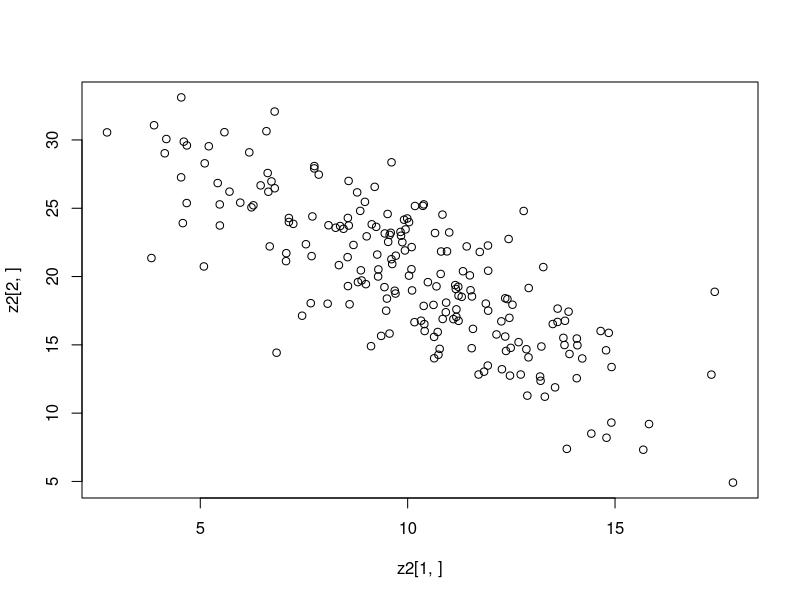
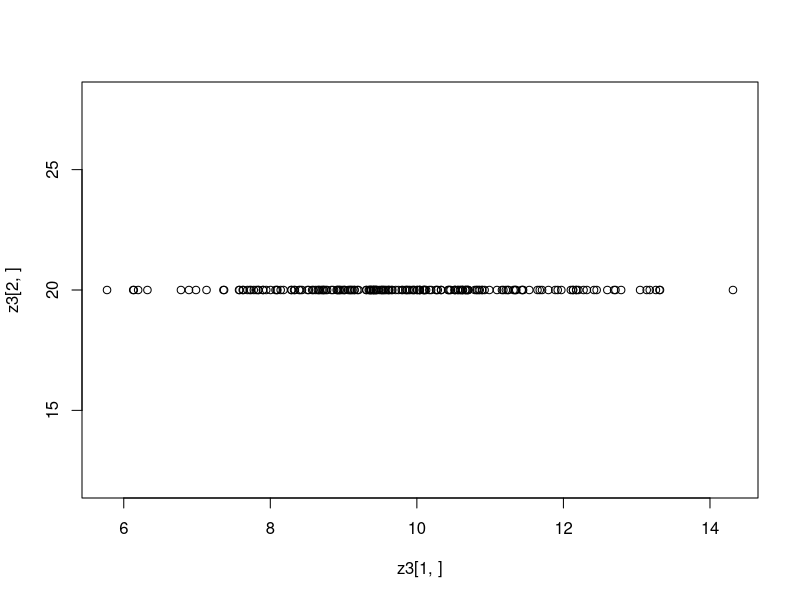
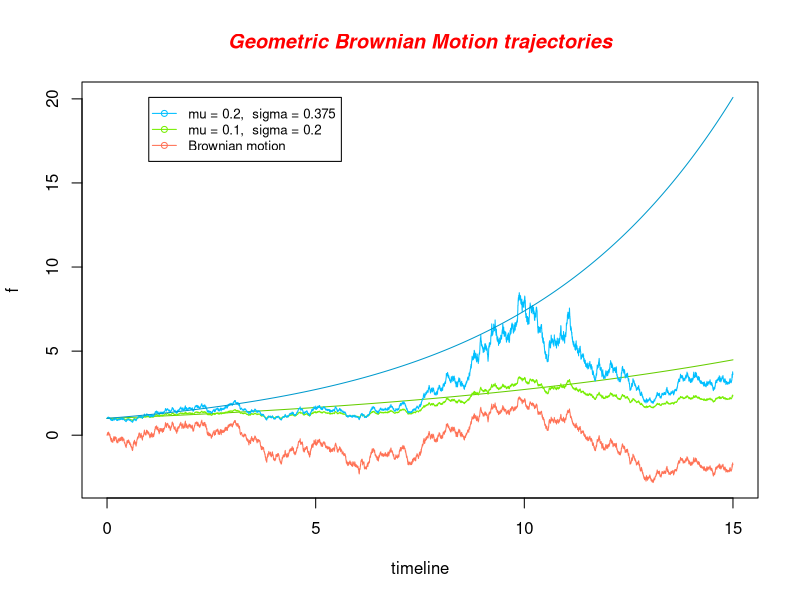
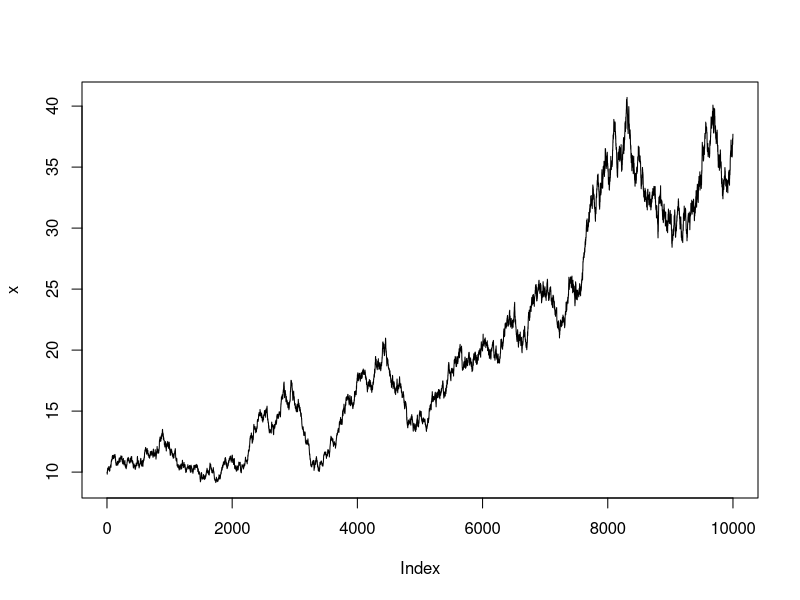

Generate these figures, in order, with R:
#geometric brown motion
#dSt = μ*St+σ*St*dBt
#dSt は 増分。　例：金融商品の価格の変化。
#dBt は ブラウン運動の増分。
#μ(mu)は(現在の St に対する割合であらわした)平均
#σ(sigma)は(現在の St に対する割合であらわした)ボラティリティ
#s0: 初期値
#length: シミュレーションの長さ。単位時間はvolatility(σ:sigma)
#        と一貫性を保つこと
# Should be Vectorized
geombrmtn.stimulate <- function(s0,mu,sigma,length){
  f <- g <- h<- rep(0, times=(length+1))
  dt<-1
  g[1]<-s0
  for(i in 2:(length+1)){
    f[i] <- f[i-1]+sqrt(dt)*rnorm(1)
    g[i] <- g[1]*exp((mu-(sigma^2)/2)*(i-1)*dt+sigma*f[i])
  }
  g
}

#2変量正規分布の単純な関数
#(x,y) mx,my: x,yの平均。 sx,sy: x,yの標準偏差。 r:xとyの相関
#オプションのポジションをシミュレーションする時に用いる
#価格の変化をGBM（のバリエーション）で発生させた後、IVの変化を
#回帰で決定的にではなく相関のある乱数として生成する
rnorm2 <- function(mx, sx, my, sy, r) {
  y = rnorm(1, my, sy)
  x = rnorm(1, mx + r*sx/sy * (y - my), sx*sqrt(1-r^2))
  return(c(x,y))
}

#上記と同じ2変量正規分布の単純な関数。ただし、y=y0という条件付き
rnorm2cond <- function(mx, sx, my, sy, r,y0) {
  y = y0
  x = rnorm(1, mx + r*sx/sy * (y - my), sx*sqrt(1-r^2))
  return(c(x,y))
}

#rnorm2,rnorm2condのテスト
n = 200; mx = 10; sx = 3; my = 20; sy = 5; r = -0.8
z2 = sapply(1:n, function(x) rnorm2(mx, sx, my, sy, r))
plot(z2[1,],z2[2,]) # これで100組の乱数の散布図が描かれる
cor(z2[1,],z2[2,])  # 標本相関係数の計算
z3 = sapply(1:n, function(x) rnorm2cond(mx, sx, my, sy, r,20))
plot(z3[1,],z3[2,]) # これで100組の乱数の散布図が描かれる


#day by day price stimulation
s0<-906
#mu is daily return
#(1.1)^(1/252)-1
#  1.1(10%) annual return
#  ^(1/252) daily return (mu subracted by 1) 
mu<-(1.1)^(1/252)-1
#sigma is daily volatility
sigma<-0.2/sqrt(252)
(geombrmtn.stimulate(s0=s0,mu=mu,sigma=sigma,length=252))

#1. Vectorized Geometric Brownian Motion Code
#GBM = function(N,sigma,u,S0){
#  Wt = cumsum(rnorm(N,0,1));
#  dt<-1 #dt<-255, dt<-365
#  t = (1:N)/dt;
#  p1 = (u-0.5*(sigma^2))*t;
#  p2 = sigma*Wt;
#  St = S0*exp(p1 + p2);
#  return (St);
#}
# Geometric Brownian Motion Code with multiply plots
#P = 5
#GBMs = matrix(nrow = P, ncol = N)
#for(i in 1:P){
#  GBMs[i,] = GBM(N,sigma,u,S0);
#}
#plot(t,GBMs[1,],type= "l", xlim = c(0,1000), ylim=c(100,200),
#   xlab = "Time Interval",ylab="Predicted Value")
#for(i in 2:5){
#  lines(t,GBMs[i,])
#}

#3. Geometric Brownian Motion Ditribution confdence Interval
#GBMP = function(N,sigma,u,S0){
#  Wt = (cumsum(rnorm(N,0,1)));
#  WN = Wt[N];
#  p1 = (u-0.5*(sigma^2))*N; #p1 = (u-0.5*(sigma^2))*N/365
#  p2 = sigma*WN;
#  St = S0*exp(p1+p2);
#  return (St);
#}
#CI = function(data, percent){
#  m = mean(data);
#  s = sd(data);
#  p = qnorm(percent);
#  ul = m + s*p; ll = m - s*p;
#  return(c(ll,ul))
#}

#4. Votalility rate and drift rate code
#us = c(0.05,0.1,0.2,0.3,0.5,0.7,0.9,1,1.5,2,3,4)
#l = length(us)
#M = 5000; N = 1000; t = 1:N; sigma = 0.005; S0 = 100
#GBMPs = matrix(nrow = M, ncol = l);
#for(i in 1:M){
#  GBMPs[i,] = GBMP(N,sigma,us,S0)
#}
#apply(GBMPs,2,mean)
#apply(GBMPs,2,sd)

#5. Geometric Brownian Motion Model with Jump
#GBMJ = function(N,sigma,u,delta,lambda,S0){
#  Wt = cumsum(rnorm(N,0,1));
#  Nt = rpois(N,lambda)
#  dt<-1; #dt<-255,365
#  t = (1:N)/dt;
#  p1 = (u-0.5*(sigma^2))*t;
#  p2 = sigma*Wt;
#  p3 = (1-delta)^(Nt)
#  St = S0*exp(p1+p2)*p3;
#  return (St);
#}
#N = 1000; t = 1:N; sigma = 0.005; u = 0.2; S0 = 100; delta = 0.01; lambda = 2;
#G = GBMJ(N,sigma,u,delta,lambda,S0)
#plot(t,G,type= "l",main = "GBM Model with Jumps", xlab = "Time Interval",ylab="Predicted Value")

## example from web not vectorized
maturity <- 15
simulation.length <- 10001
dt <-  maturity/(simulation.length-1)

timeline <- seq(0,maturity, dt)

S0<-1
r<-0.05
mu<-0.1
mu0<-0.2
sigma<-0.2
sigma0<-0.375

f <- g <- g0 <- h <- h0 <- rep(0, times=simulation.length)
g0[1] <- h0[1] <- g[1] <-  h[1] <- S0

for(i in 2:simulation.length){
  f[i] <- f[i-1]+sqrt(dt)*rnorm(1)
  g[i] <- g[1]*exp((mu-(sigma^2)/2)*(i-1)*dt+sigma*f[i])
  g0[i] <- g0[1]*exp(mu*(i-1)*dt)
  h[i] <- h[1]*exp((mu0-sigma0^2/2)*(i-1)*dt+sigma0*f[i])
  h0[i] <- h0[1]*exp(mu0*(i-1)*dt)
}

o_range <- range(f,g,g0,h,h0)

plot(timeline,f, ylim=o_range, type="l", col="coral1")
lines(timeline,g0, col="chartreuse3")
lines(timeline,g, col="chartreuse2")
lines(timeline,h, col="deepskyblue1")
lines(timeline,h0, col="deepskyblue3")

title(main="Geometric Brownian Motion trajectories", col.main="red", font.main=4)

legend(1, o_range[2], c("mu = 0.2,  sigma = 0.375","mu = 0.1,  sigma = 0.2","Brownian motion"), cex=0.8, 
       col=c("deepskyblue1","chartreuse2","coral1"), pch=1, lty=1);

#another example from web not vectorized

m = 0.1; s = 0.2; dt = 15/9999; n = 10000
x<-rep(0,1)
x[1] = 10;
for(t in 2:n) {
  x[t] = x[t-1] * (1 + m * dt + s * sqrt(dt) * rnorm(1))
}
plot(x, type="l")
